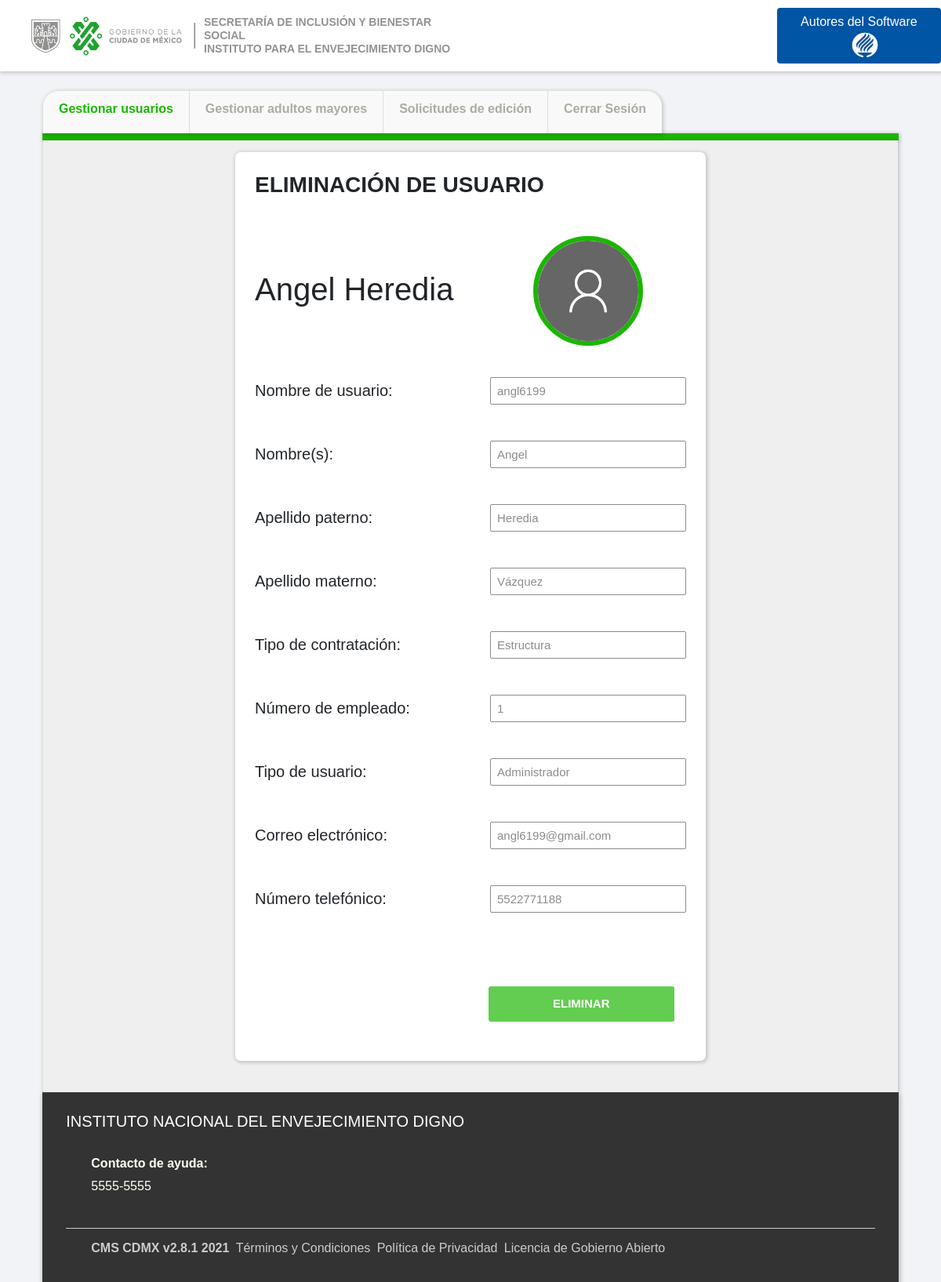
Screenshot of /eliminar_usuario/1 (signed in) with the database file from the repository.
### INED_app/models.py (models this page shows, shortened)
class Usuario(AbstractBaseUser):
    CATEGORIAS_USUARIOS = (
        ('Administrador', 'Administrador'),
        ('Monitor', 'Monitor'),
        ('Supervisor de módulo', 'Supervisor de módulo'),
        ('Personal de módulo', 'Personal de módulo'),
    )
    CATEGORIAS_CONTRATACION = (
        ('Estructura', 'Estructura'),
        ('Nomina 8', 'Nomina 8'),
        ('Honorarios', 'Honorarios'),
        ('Base con digito sindical', 'Base con digito sindical'),
        ('Base sin digito sindical', 'Base sin digito sindical'),
    )
    username = models.CharField("Nombre de usuario", max_length=100, unique=True)
    nombres = models.CharField("Nombre(s)", max_length=200)
    apellido_paterno = models.CharField("Apellido paterno", max_length=200)
    apellido_materno = models.CharField("Apellido materno", max_length=200, blank=True, null=True)
    tipo_contratacion = models.CharField("Tipo de contratación", max_length=50, choices=CATEGORIAS_CONTRATACION)
    numero_empleado = models.PositiveIntegerField("Número de empleado")
    tipo_usuario = models.CharField("Tipo de usuario", max_length=21, choices=CATEGORIAS_USUARIOS)
    email = models.EmailField("Correo electrónico", max_length=100, unique=True)
    numero_telefonico = models.CharField("Número telefónico", max_length=15)
    foto = models.ImageField("Sube una fotografía", blank=True, default="guest.png")
    active = models.BooleanField(default=True)
    admin = models.BooleanField(default= False)
    staff = models.BooleanField(default=True)
    objects = ControladorUsuario()
    USERNAME_FIELD = 'username'
    REQUIRED_FIELDS = ['nombres', 'apellido_paterno', 'apellido_materno', 'tipo_contratacion', 'numero_empleado', 'tipo_usuario', 'email', 'numero_telefonico', 'foto']

### INED_app/views.py (the view)
# urls.py: path('eliminar_usuario/<int:id>', login_required(INED_app.views.eliminarUsuario), name = 'eliminar_usuario'),
def eliminarUsuario(request, id):
    usuario = Usuario.objects.get(id = id)
    if request.method == 'GET':
        user_form = FormaVisualizar(instance = usuario)
    else:
        usuario.delete()
        return redirect('users-manager')
    return render(request, 'users/administrador/eliminar_usuario.html', {'form':user_form, 'user':usuario})

### INED_app/templates/users/administrador/eliminar_usuario.html (shortened to what this page needs)
{% extends 'users/administrador/administrador_layout.html' %}
{% block content %}
<form class='registerform' method='POST' enctype = "multipart/form-data">
    <h1 class='form-head-title'>Eliminación de Usuario</h1>
    <div class="user-hd-form-container">
    <h1>{{user.nombres}} {{user.apellido_paterno}}</h1>
    <img class="user-pp" src="{{user.foto.url}}">
    </div>
    {{form.as_p}}
    <br></br>
    <button type = "submit" style="cursor:pointer" class = "btn btn-primary">ELIMINAR</button>
</form>
{% endblock %}

### INED_app/static/css/styles.css (style rules this page uses)
* { margin: 0px; padding: 0px; font-family: Helvetica, Arial, sans-serif; text-decoration: none; }
body { background-color: #F2F3F7 !important; }
.registerform { background-color: white; width: 600px; border-radius: 7px; box-shadow: 1px 1px 5px 1px rgba(0, 0, 0, 0.2); margin: 0 auto; }
.registerform h1 { padding: 25px 0 20px 25px; }
.register-field { height: 35px; width: 250px; border-radius: 2px; border: 1px solid #898D8D; text-indent: 8px; font-size: 15px; color: #898D8D; }
.registerform p { display: flex; align-items: center; justify-content: space-between; padding: 30px 25px 0 25px; }
.registerform p label { font-size: 20px; }
.registerform button { margin: 30px 0 50px 323px; font-size: 15px; font-weight: bolder; height: 45px; padding: 0 82px; background-color: #1bb600af; color: white; border: none; border-radius: 3px; transition: background-color 300ms; }
.form-head-title { font-weight: bolder; text-transform: uppercase; font-size: 28px; }
.user-pp { width: 140px; height: 140px; border-radius: 100%; margin-right: 80px; border: 6px solid #1BB600; }
.user-hd-form-container { display: flex; align-items: center; justify-content: space-between; padding-top: 20px; padding-bottom: 10px; }

### rows the page displays
Usuario: nombres "Angel", apellido_paterno "Heredia", foto (picture), username "angl6199", apellido_materno "Vázquez", tipo_contratacion "Estructura", numero_empleado "1", tipo_usuario "Administrador", email "angl6199@gmail.com", numero_telefonico "5522771188"
